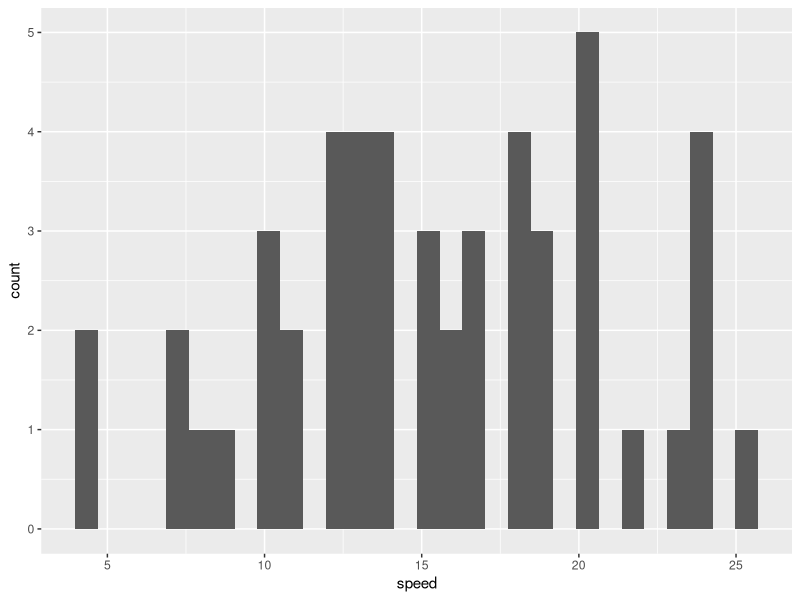
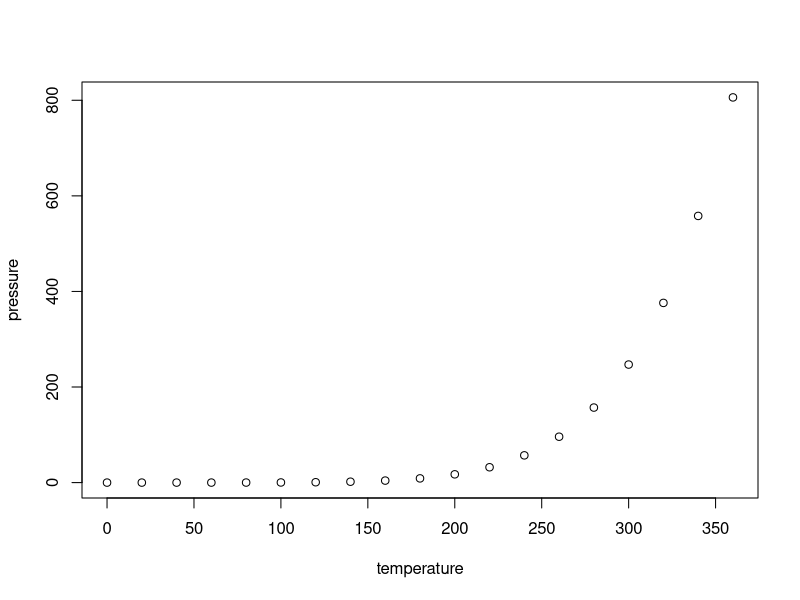

R code for these plots, in order:
## ---- chunk 1
knitr::opts_chunk$set(echo = TRUE)
library(ggplot2)
## ---- chunk 2
summary(cars)
ggplot(cars,aes(speed))+geom_histogram()
## ---- chunk 3
plot(pressure)
